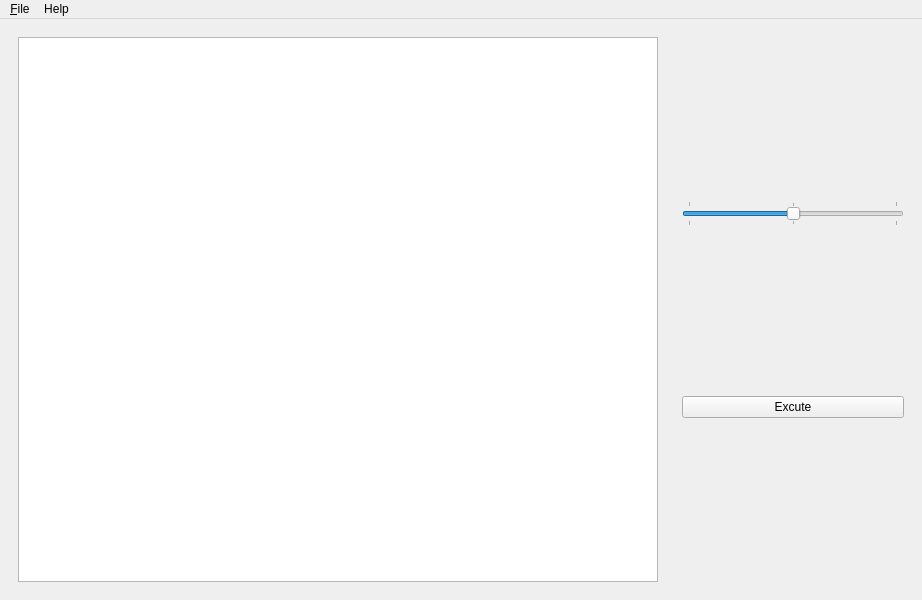
<?xml version="1.0" encoding="UTF-8"?>
<ui version="4.0">
 <class>SimpleGraphicsEditor</class>
 <widget class="QMainWindow" name="SimpleGraphicsEditor">
  <property name="geometry">
   <rect>
    <x>0</x>
    <y>0</y>
    <width>922</width>
    <height>600</height>
   </rect>
  </property>
  <property name="windowTitle">
   <string>MainWindow</string>
  </property>
  <widget class="QWidget" name="centralwidget">
   <layout class="QHBoxLayout" name="horizontalLayout">
    <item>
     <widget class="QWidget" name="widget" native="true">
      <layout class="QVBoxLayout" name="verticalLayout">
       <property name="leftMargin">
        <number>9</number>
       </property>
       <property name="rightMargin">
        <number>9</number>
       </property>
       <item>
        <widget class="QGraphicsView" name="graphicsView">
         <property name="minimumSize">
          <size>
           <width>640</width>
           <height>360</height>
          </size>
         </property>
        </widget>
       </item>
      </layout>
     </widget>
    </item>
    <item>
     <widget class="QWidget" name="widget_2" native="true">
      <property name="minimumSize">
       <size>
        <width>240</width>
        <height>0</height>
       </size>
      </property>
      <layout class="QVBoxLayout" name="verticalLayout_2">
       <item>
        <widget class="QSlider" name="horizontalSlider">
         <property name="enabled">
          <bool>true</bool>
         </property>
         <property name="maximum">
          <number>2</number>
         </property>
         <property name="pageStep">
          <number>10</number>
         </property>
         <property name="value">
          <number>1</number>
         </property>
         <property name="sliderPosition">
          <number>1</number>
         </property>
         <property name="orientation">
          <enum>Qt::Horizontal</enum>
         </property>
         <property name="invertedAppearance">
          <bool>false</bool>
         </property>
         <property name="invertedControls">
          <bool>false</bool>
         </property>
         <property name="tickPosition">
          <enum>QSlider::TicksBothSides</enum>
         </property>
         <property name="tickInterval">
          <number>1</number>
         </property>
        </widget>
       </item>
       <item>
        <widget class="QPushButton" name="pushButton">
         <property name="text">
          <string>Excute</string>
         </property>
        </widget>
       </item>
      </layout>
     </widget>
    </item>
   </layout>
  </widget>
  <widget class="QMenuBar" name="menubar">
   <property name="geometry">
    <rect>
     <x>0</x>
     <y>0</y>
     <width>922</width>
     <height>21</height>
    </rect>
   </property>
   <widget class="QMenu" name="menu_File">
    <property name="title">
     <string>&amp;File</string>
    </property>
    <addaction name="action_Open"/>
    <addaction name="action_Save"/>
    <addaction name="actionExit"/>
   </widget>
   <widget class="QMenu" name="menuHelp">
    <property name="title">
     <string>Help</string>
    </property>
    <addaction name="actionAbout"/>
   </widget>
   <addaction name="menu_File"/>
   <addaction name="menuHelp"/>
  </widget>
  <action name="action_Open">
   <property name="text">
    <string>&amp;Open</string>
   </property>
  </action>
  <action name="action_Save">
   <property name="text">
    <string>&amp;Save</string>
   </property>
  </action>
  <action name="actionExit">
   <property name="text">
    <string>&amp;Exit</string>
   </property>
  </action>
  <action name="actionAbout">
   <property name="text">
    <string>About</string>
   </property>
  </action>
 </widget>
 <resources/>
 <connections/>
</ui>
